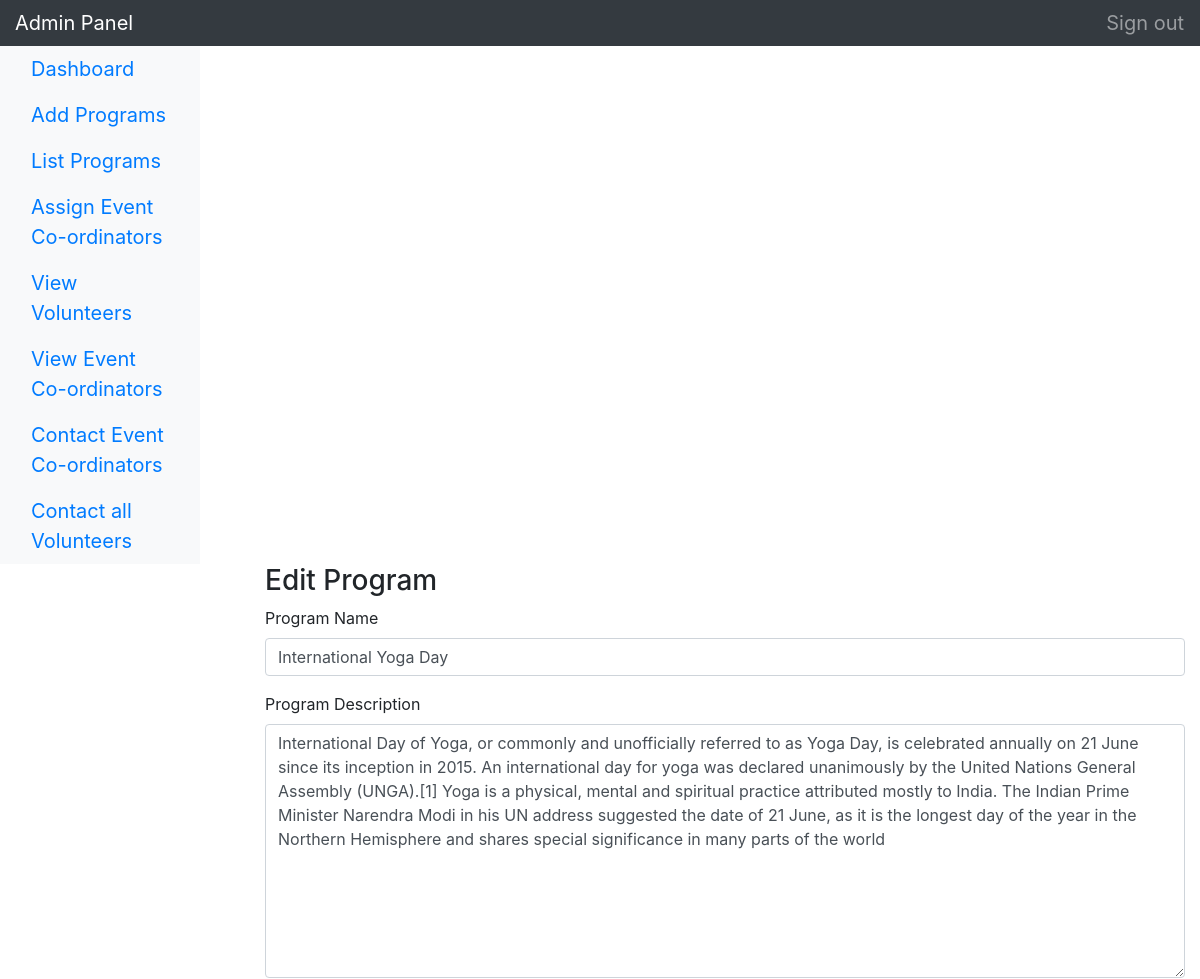
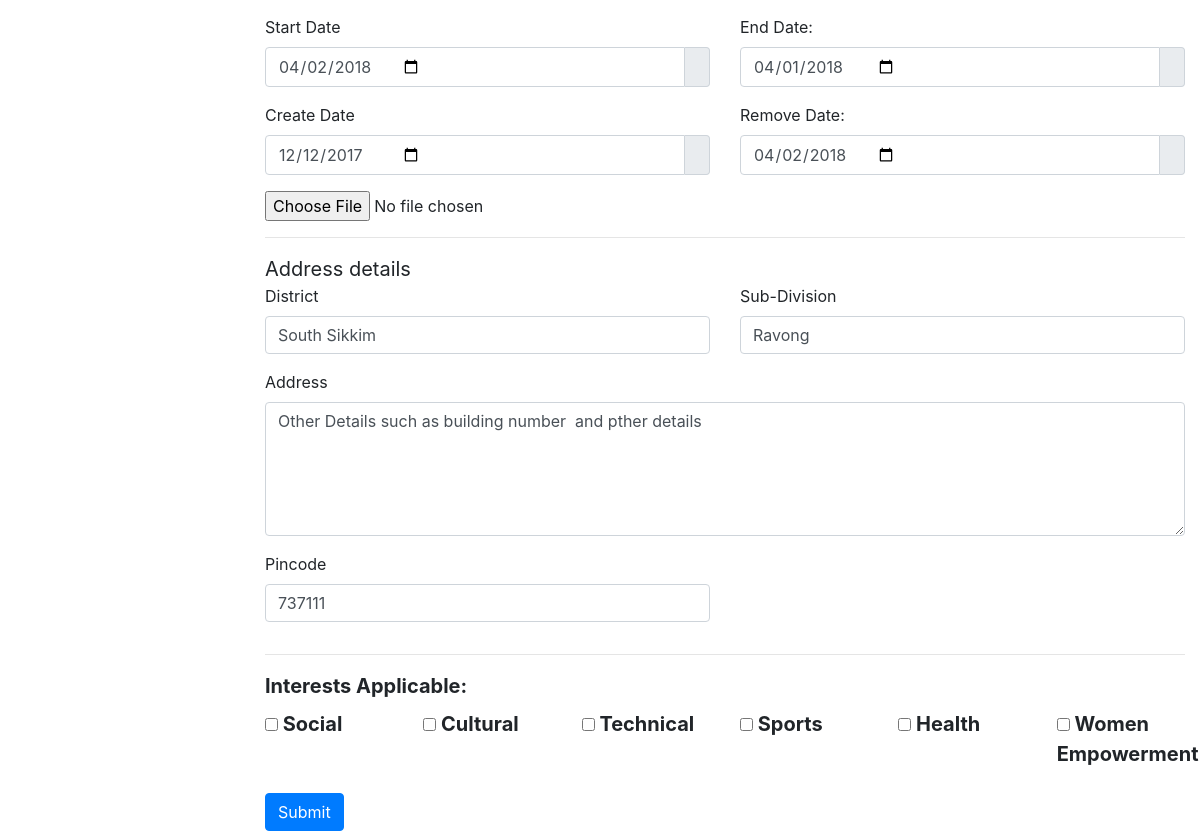
/AdminPanel/manage/editPage.php?id=3 (signed in), run on the app's committed database (2 pictures, top to bottom).
### tables this page shows
CREATE TABLE `event` (
  `eid` int(10) NOT NULL,
  `ename` varchar(250) NOT NULL,
  `description` text NOT NULL,
  `overview` text NOT NULL,
  `district` varchar(250) NOT NULL,
  `subdivision` varchar(250) NOT NULL,
  `block` text NOT NULL,
  `address` varchar(320) NOT NULL,
  `pincode10` int(10) NOT NULL,
  `cid` int(10) NOT NULL,
  `createdate` date NOT NULL,
  `removedate` date NOT NULL,
  `startdate` date NOT NULL,
  `enddate` date NOT NULL,
  `social` tinyint(1) NOT NULL,
  `technical` tinyint(1) NOT NULL,
  `cultural` tinyint(1) NOT NULL,
  `womenempowerment` tinyint(1) NOT NULL,
  `sports` tinyint(1) NOT NULL,
  `health` tinyint(1) NOT NULL,
  `image` longblob NOT NULL
);

### AdminPanel/manage/page/pageClass.php (called while the page is built, shortened)
<?php
class pageClass extends connectionClass{
    public function particularPage($id){
        $select="select * from event where eid='$id'";
        $result= $this->query($select) or die($this->error);
        $count=$result->num_rows;
        if($count<1)
        {
            return"There is no row";
        }
        else{
            return $row=$result->fetch_array(1);
        }
    }
}
?>

### AdminPanel/manage/editPage.php (the view, shortened to what this page needs)
<?php
include_once './page/pageclass.php';
$pageClass= new pageClass();
$id=$_GET["id"];
$pageDetails=$pageClass->particularPage($id);
?>
<!DOCTYPE html>
<html lang="en">
  <head>
    <link href="http://getbootstrap.com/dist/css/bootstrap.min.css" rel="stylesheet">
    <link href="http://getbootstrap.com/docs/4.0/examples/dashboard/dashboard.css" rel="stylesheet">
  </head>
  <body>
    <nav class="navbar navbar-dark sticky-top bg-dark flex-md-nowrap p-0">
      <a class="navbar-brand col-sm-3 col-md-2 mr-0" href="#">Admin Panel</a>
      <ul class="navbar-nav px-3">
        <li class="nav-item text-nowrap">
          <a class="nav-link" href="logout.php">Sign out</a>
        </li>
      </ul>
    </nav>
    <div class="container-fluid">
      <div class="row">
        <nav class="col-md-2 d-none d-md-block bg-light sidebar">
          <div class="sidebar-sticky">
            <ul class="nav flex-column">
              <li class="nav-item">
                <a class="nav-link active" href="#">
                  Dashboard <span class="sr-only">(current)</span>
                </a>
              </li>
              <li class="nav-item">
                <a class="nav-link" href="addPage.php">
                  Add Programs
                </a>
              </li>
              <li class="nav-item">
                <a class="nav-link" href="listPage.php">
                  List Programs
                </a>
              </li>
              <li class="nav-item">
                <a class="nav-link" href="#">
                  Assign Event Co-ordinators
                </a>
              </li>
              <li class="nav-item">
                <a class="nav-link" href="view-volunteers.php">
                  View Volunteers
                </a></li>
              <li class="nav-item">
                <a class="nav-link" href="view-coordinators.php">
                  View Event Co-ordinators
                </a>
              </li>
              <li class="nav-item">
                <a class="nav-link" href="coordinatorsms.php">
                  Contact Event Co-ordinators
                </a>
              </li>
              <li class="nav-item">
                <a class="nav-link" href="eventsms.php">
             Contact all Volunteers
                </a>
              </li>
              </ul>
           </div>
        </nav>
    <div class="container" style="margin-left: 250px;">
        <h3>Edit Program</h3>
        <form method="post" action="<?php echo $_SERVER["PHP_SELF"]."?id=$id"; ?>">
        <div class="form-group">
          <label for="example1">Program Name</label>
          <input type="text" class="form-control" id="example1" value="<?php echo $pageDetails['ename']; ?>" name="PageName"  placeholder="Enter Page name">
        </div>
        <div class="form-group">
          <label for="example3">Program Description</label>
          <textarea class="form-control" id="example3" name="Pagedetails" placeholder="Enter Page Description" rows="10"><?php echo $pageDetails['description']; ?></textarea>
        </div>
        <div class="row">
            <div class="col-md-6 col-sm-6 col-xs-12">
                <div class="form-group ">
                    <label class="control-label " for="date">
                    Start Date
                    </label>
                    <div class="input-group">
                        <input class="form-control" id="date" name="Sdate"  type="date" value="<?php echo $pageDetails['startdate']; ?>">
                        <div class="input-group-addon">
                        </div>
                    </div>
                </div>
            </div>
            <div class="col-md-6 col-sm-6 col-xs-12">
                <div class="form-group ">
                    <label class="control-label " for="date">
                    End Date:
                    </label>
                    <div class="input-group">
                        <input class="form-control" id="date" name="Edate"  type="date" value="<?php echo $pageDetails['enddate']; ?>">
                        <div class="input-group-addon">
                        </div>
                    </div>
                </div>
            </div>
        </div>
               <div class="row">
            <div class="col-md-6 col-sm-6 col-xs-12">
                <div class="form-group ">
                    <label class="control-label " for="date">
                    Create Date
                    </label>
                    <div class="input-group">
                        <input class="form-control" id="date" name="Cdate"  type="date" value="<?php echo $pageDetails['createdate']; ?>">
                        <div class="input-group-addon">
                        </div>
                    </div>
                </div>
            </div>
            <div class="col-md-6 col-sm-6 col-xs-12">
                <div class="form-group ">
                    <label class="control-label " for="date">
                    Remove Date:
                    </label>
                    <div class="input-group">
                        <input class="form-control" id="date" name="Rdate"  type="date" value="<?php echo $pageDetails['removedate']; ?>">
                        <div class="input-group-addon">
                        </div>
                    </div>
                </div>
            </div>
        </div>
        <input type="file" name="image" id="image" />
         <br />
         <hr>
        <span style="font-size: 20px">Address details</br></span>
        <div class="row">
        <div class="col-md-6 col-sm-6 col-xs-12">
        <div class="form-group">
        <label for="example1">District</label>
        <input type="text" class="form-control" id="example1" value="<?php echo $pageDetails['district']; ?>" name="District" placeholder="Enter District">
        </div>
        </div>
        <div class="col-md-6 col-sm-6 col-xs-12">
        <div class="form-group">
        <label for="example1">Sub-Division</label>
        <input type="text" class="form-control" id="example1" value="<?php echo $pageDetails['subdivision']; ?>" name="Subdivision" placeholder="Enter Sub-Division">
        </div>
        </div>
        </div>
        <div class="row">
        <div class="col-sm-12">
        <div class="form-group">
        <label for="addr">Address</label>
        <textarea class="form-control" id="addr" name="address" placeholder="address" rows="5"><?php echo $pageDetails['address']; ?></textarea>
        </div>
        </div>
        </div>
        <div class="row">
        <div class="col-md-6 col-sm-6 col-xs-12">
        <div class="form-group">
            <label for="pin">Pincode</label>
            <input type="number" class="form-control" id="pin" value="<?php echo $pageDetails['pincode10']; ?>" name="pin"  placeholder="Enter Pinnumber" min="737101" max="737139">
        </div>
        </div>
        </div>
        <hr>
        <div class="form-group">
        <label for="" class="control-label"><b>Interests Applicable:</b></label>
        <div class="row">
        <div class="col-sm-2">
        <label class="checkbox-inline">
        <input type="checkbox" name="check_list[]" id="social" value="social"><b>&nbspSocial</b>
        </label>
        </div>
        <div class="col-sm-2">
        <label class="checkbox-inline">
        <input type="checkbox" name="check_list[]" id="cultural" value="cultural"><b>&nbspCultural</b>
        </label>
        </div>
        <div class="col-sm-2">
        <label class="checkbox-inline">
        <input type="checkbox" name="check_list[]" id="tech" value="tech"><b>&nbspTechnical</b>
        </label>
        </div>
        <div class="col-sm-2">
        <label class="checkbox-inline">
        <input type="checkbox" name="check_list[]" id="sports" value="sports"><b>&nbspSports</b>
        </label>
        </div>
        <div class="col-sm-2">
        <label class="checkbox-inline">
        <input type="checkbox" name="check_list[]" id="health" value="health"><b>&nbspHealth</b>
        </label>
        </div>
        <div class="col-sm-2">
        <label class="checkbox-inline">
        <input type="checkbox" name="check_list[]" id="womenempowerment" value="womenempowerment"><b>&nbspWomen Empowerment</b>
        </label>
        </div>
        </div>
        </div>
            <button type="submit" name="submit" class="btn btn-primary">Submit</button>
      </form>
    </div>
  </body>
</html>

### AdminPanel/manage/editPage.php (style rules this page uses)
li a, b { font-size: 20px; }

### data on the page
event: PageName "International Yoga Day", Pagedetails "International Day of Yoga, or commonly and unofficially referred to as Yoga Day, is celebrated annually on 21 June since its inception in 2015. An international day for yoga was declared unanimously by the United Nations General Assembly (UNGA).[1] Yoga is a physical, mental and spiritual practice attributed mostly to India. The Indian Prime Minister Narendra Modi in his UN address suggested the date of 21 June, as it is the longest day of the year in the Northern Hemisphere and shares special significance in many parts of the world", Sdate "04/02/2018", Edate "04/01/2018", Cdate "12/12/2017", Rdate "04/02/2018", District "South Sikkim", Subdivision "Ravong", address "Other Details such as building number and pther details", pin "737111"
